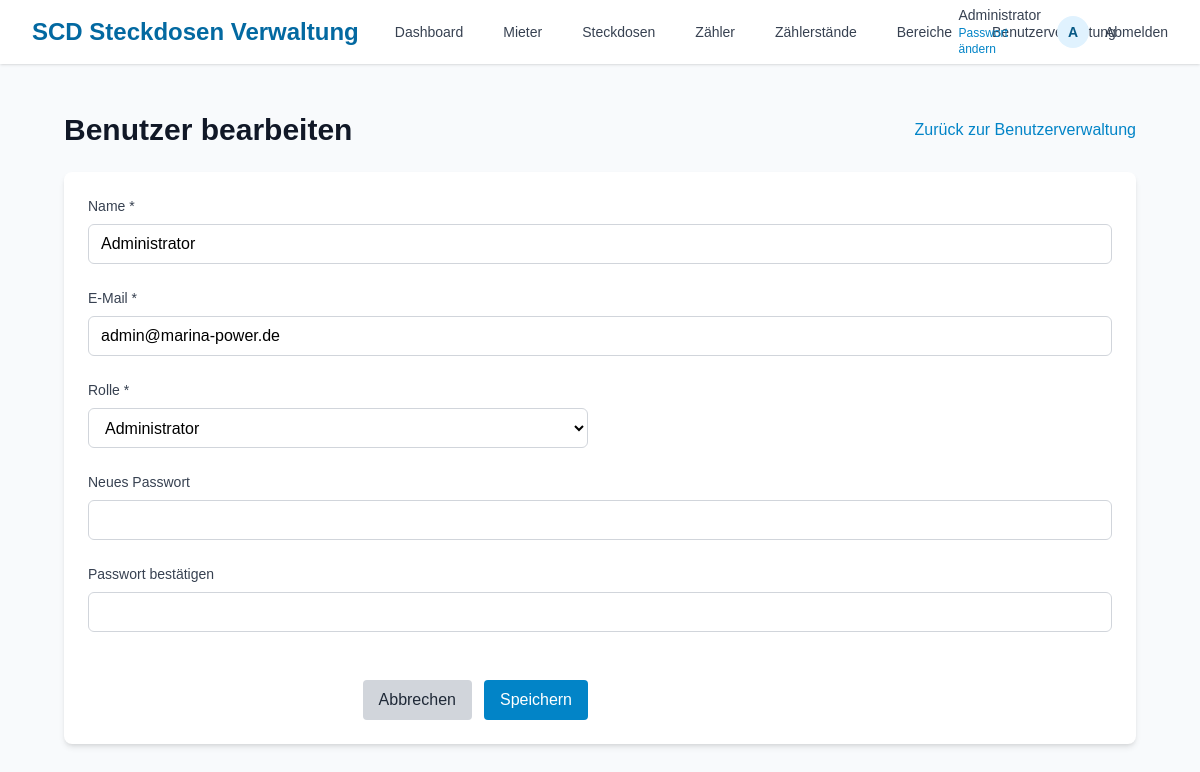
The app's page /user_form.php?id=1 (signed in) with its own data.
### tables this page shows
CREATE TABLE `benutzer` (
  `id` int(50) NOT NULL,
  `email` varchar(255) NOT NULL,
  `passwort_hash` varchar(255) NOT NULL,
  `name` varchar(100) DEFAULT NULL,
  `rolle` enum('admin','user') DEFAULT 'user',
  `status` enum('active','pending') DEFAULT 'pending',
  `erstellt_am` timestamp NULL DEFAULT current_timestamp()
);

### includes/db.php (called while the page is built, shortened)
<?php
class Database {
    private $connection;
    private function connect() {
        try {
            $this->connection = new mysqli(DB_SERVER, DB_USERNAME, DB_PASSWORD, DB_NAME, DB_PORT);
            $this->connection->set_charset("utf8mb4");
        } catch (Exception $e) {
            die("Datenbankfehler: " . $e->getMessage());
        }
    }
    public function query($sql, $params = []) {
        try {
            $stmt = $this->connection->prepare($sql);
            if (!empty($params)) {
                $types = '';
                $values = [];
                foreach ($params as $param) {
                    if (is_int($param)) {
                        $types .= 'i';
                    } elseif (is_double($param)) {
                        $types .= 'd';
                    } elseif (is_string($param)) {
                        $types .= 's';
                    } else {
                        $types .= 'b';
                    }
                    $values[] = $param;
                }
                $stmt->bind_param($types, ...$values);
            }
            $success = $stmt->execute();
            $this->last_stmt = $stmt;
            if (stripos($sql, 'SELECT') === 0) {
                $result = $stmt->get_result();
                return $result;
            } else {
                $stmt->close();
                return true;
            }
        } catch (Exception $e) {
            throw $e;
        }
    }
    public function fetchOne($sql, $params = []) {
        try {
            $result = $this->query($sql, $params);
            $row = $result->fetch_assoc();
            return $row !== false ? $row : null;
        } catch (Throwable $e) {
            return null;
        }
    }
}
$db = new Database();
?>

### includes/auth.php (called while the page is built, shortened)
<?php
require_once 'db.php';
class Auth {
    public function isLoggedIn() {
        if (isset($_SESSION['user_id']) && isset($_SESSION['last_activity'])) {
            return true;
        }
        return false;
    }
    public function isAdmin() {
        return $this->isLoggedIn() && $_SESSION['user_role'] === 'admin';
    }
    public function getCurrentUser() {
        return [
            'id' => $_SESSION['user_id'],
            'email' => $_SESSION['user_email'],
            'name' => $_SESSION['user_name'],
            'role' => $_SESSION['user_role']
        ];
    }
}
$auth = new Auth($db);
?>

### user_form.php (the view, shortened to what this page needs)
<?php
require_once 'includes/auth.php';
require_once 'includes/db.php';
$editing = false;
if (isset($_GET['id']) && is_numeric($_GET['id'])) {
    $editing = true;
    $userData = $db->fetchOne("SELECT * FROM benutzer WHERE id = ?", [$_GET['id']]);
    if ($userData) {
        $user = $userData;
    } else {
        $error = "Benutzer nicht gefunden.";
    }
}
require_once 'includes/header.php';
?>
<div class="py-6">
    <div class="mx-auto max-w-full px-4 sm:px-6 lg:px-8">
        <div class="flex justify-between items-center mb-6">
            <h1 class="text-3xl font-bold text-gray-900">
                <?= $editing ? 'Benutzer bearbeiten' : 'Neuen Benutzer anlegen' ?>
            </h1>
            <a href="users.php" class="text-marina-600 hover:text-marina-700">
                Zurück zur Benutzerverwaltung
            </a>
        </div>
        <div class="bg-white shadow-md rounded-lg overflow-hidden p-6">
            <form method="POST" action="user_form.php<?= $editing ? '?id=' . urlencode($user['id']) : '' ?>">
                <div class="grid grid-cols-1 gap-6 sm:grid-cols-2">
                    <div class="space-y-2 sm:col-span-2">
                        <label for="name" class="block text-sm font-medium text-gray-700">Name *</label>
                        <input
                            type="text"
                            id="name"
                            name="name"
                            value="<?= htmlspecialchars($user['name']) ?>"
                            required
                            class="flex h-10 w-full rounded-md border border-gray-300 bg-white px-3 py-2 text-base focus:outline-none focus:ring-2 focus:ring-marina-500 focus:border-marina-500"
                        >
                    </div>
                    <div class="space-y-2 sm:col-span-2">
                        <label for="email" class="block text-sm font-medium text-gray-700">E-Mail *</label>
                        <input
                            type="email"
                            id="email"
                            name="email"
                            value="<?= htmlspecialchars($user['email']) ?>"
                            required
                            class="flex h-10 w-full rounded-md border border-gray-300 bg-white px-3 py-2 text-base focus:outline-none focus:ring-2 focus:ring-marina-500 focus:border-marina-500"
                        >
                    </div>
                    <div class="space-y-2">
                        <label for="rolle" class="block text-sm font-medium text-gray-700">Rolle *</label>
                        <select
                            id="rolle"
                            name="rolle"
                            required
                            class="flex h-10 w-full rounded-md border border-gray-300 bg-white px-3 py-2 text-base focus:outline-none focus:ring-2 focus:ring-marina-500 focus:border-marina-500"
                        >
                            <option value="admin" <?= $user['rolle'] === 'admin' ? 'selected' : '' ?>>Administrator</option>
                        </select>
                    </div>
                    <div class="space-y-2 sm:col-span-2">
                        <label for="password" class="block text-sm font-medium text-gray-700">
                            <?= $editing ? 'Neues Passwort' : 'Passwort *' ?>
                        </label>
                        <input
                            type="password"
                            id="password"
                            name="password"
                            class="flex h-10 w-full rounded-md border border-gray-300 bg-white px-3 py-2 text-base focus:outline-none focus:ring-2 focus:ring-marina-500 focus:border-marina-500"
                        >
                    </div>
                    <div class="space-y-2 sm:col-span-2">
                        <label for="password_confirm" class="block text-sm font-medium text-gray-700">
                            <?= $editing ? 'Passwort bestätigen' : 'Passwort bestätigen *' ?>
                        </label>
                        <input
                            type="password"
                            id="password_confirm"
                            name="password_confirm"
                            class="flex h-10 w-full rounded-md border border-gray-300 bg-white px-3 py-2 text-base focus:outline-none focus:ring-2 focus:ring-marina-500 focus:border-marina-500"
                        >
                    </div>
                <div class="mt-6 flex justify-end space-x-3">
                    <a href="users.php" class="px-4 py-2 bg-gray-300 text-gray-800 rounded hover:bg-gray-400">
                        Abbrechen
                    </a>
                    <button type="submit" class="px-4 py-2 bg-marina-600 text-white rounded hover:bg-marina-700">
                        Speichern
                    </button>
                </div>
            </form>
        </div>
    </div>
</div>
<?php
require_once 'includes/footer.php';
?>

### includes/header.php (shortened to what this page needs)
<?php
require_once 'includes/auth.php';
$current_page = basename($_SERVER['SCRIPT_NAME']);
$auth_pages = ['login.php', 'register.php'];
$is_auth_page = in_array($current_page, $auth_pages);
$current_user = $auth->getCurrentUser();
?>
<!DOCTYPE html>
<html lang="de">
<head>
    <script src="https://cdn.tailwindcss.com"></script>
</head>
<body>
<?php if (!$is_auth_page && $current_user): ?>
    <header class="bg-white shadow">
        <div class="mx-auto px-4 sm:px-6 lg:px-8">
            <div class="flex justify-between h-16">
                <div class="flex">
                    <div class="flex-shrink-0 flex items-center">
                        <h1 class="text-2xl font-bold text-marina-700">SCD Steckdosen Verwaltung</h1>
                    </div>
                    <nav class="ml-6 flex space-x-4 items-center">
                        <a href="index.php" class="px-3 py-2 rounded-md text-sm font-medium text-gray-700 hover:text-marina-700 hover:bg-gray-50">Dashboard</a>
                        <a href="mieter.php" class="px-3 py-2 rounded-md text-sm font-medium text-gray-700 hover:text-marina-700 hover:bg-gray-50">Mieter</a>
                        <a href="steckdosen.php" class="px-3 py-2 rounded-md text-sm font-medium text-gray-700 hover:text-marina-700 hover:bg-gray-50">Steckdosen</a>
                        <a href="zaehler.php" class="px-3 py-2 rounded-md text-sm font-medium text-gray-700 hover:text-marina-700 hover:bg-gray-50">Zähler</a>
                        <a href="zaehlerstaende.php" class="px-3 py-2 rounded-md text-sm font-medium text-gray-700 hover:text-marina-700 hover:bg-gray-50">Zählerstände</a>
                        <a href="bereiche.php" class="px-3 py-2 rounded-md text-sm font-medium text-gray-700 hover:text-marina-700 hover:bg-gray-50">Bereiche</a>
                        <?php if ($auth->isAdmin()): ?>
                            <a href="users.php" class="px-3 py-2 rounded-md text-sm font-medium text-gray-700 hover:text-marina-700 hover:bg-gray-50">Benutzerverwaltung</a>
                        <?php endif; ?>
                    </nav>
                </div>
                <div class="flex items-center space-x-4">
                    <div class="text-sm text-gray-700 flex flex-col items-start leading-tight">
                        <span><?= htmlspecialchars($current_user['name']) ?></span>
                        <a href="passwort_zuruecksetzen.php" class="text-xs text-marina-600 hover:underline">
                            Passwort ändern
                        </a>
                    </div>
                    <div>
                        <span class="h-8 w-8 rounded-full bg-marina-100 flex items-center justify-center text-sm font-semibold text-marina-800">
                            <?= substr(htmlspecialchars($current_user['name']), 0, 1) ?>
                        </span>
                    </div>
                    <a href="logout.php" class="text-sm font-medium text-gray-700 hover:text-marina-700">Abmelden</a>
                </div>
            </div>
        </div>
    </header>
<?php endif; ?>
    <main class="py-6">
        <div class="max-w-11xl mx-auto px-4 sm:px-6 lg:px-8">

### includes/header.php (style rules this page uses)
body { font-family: 'Arial', sans-serif; background-color: #f8fafc; }

### records on screen
benutzer: name "Administrator", name "A", email "admin@marina-power.de", rolle "Administrator"
